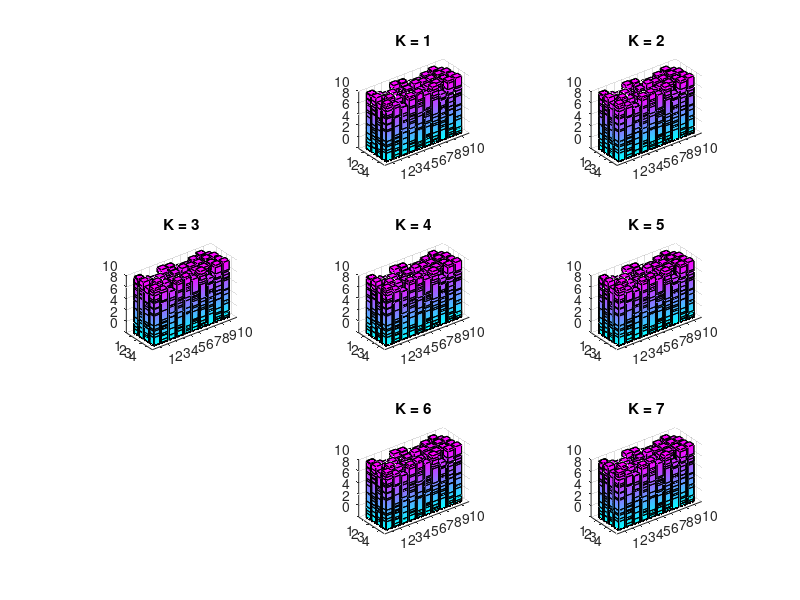

The MATLAB source for this figure:
function [] = dynamic3Dbar()
xy=[1.5 2.5 4 5 6 7.5 8.5];
for i=1:20
    X=10*rand(4,10);
    for j=1:7
        subplot(3,3,xy(j));
        h=bar3(X);
        %    h = bar3(X+i-1);
        title(['K = ',num2str(j)]);
        colormap cool;
        axis([0 11 0 5 0 10]);
        for k = 1:length(h)
            zdata = get(h(k),'ZData');
            set(h(k),'CData',zdata,...
                'FaceColor','interp')
        end
        
        
    end
    if(i==1)
        pause(0.5);
    else
        pause(0.02);
    end
    
end

end

